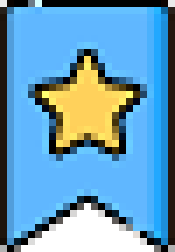
#> input picture UI_Images/bookmark.png, 25 x 36 px, found by its file name (shown 7 times larger)
$ python Render_Button.py
#> lines starting #> are read from the running program, lines starting #| are printed output that depends on the picture
#IMPORT HERE..
import cv2
import numpy as np

#DEFINE CONSTANTS HERE..
FONT = None
BOOKMARK_ICON = None

def render_button(question_num, marked_for_review, bg_color, font_color):
#> called with question_num = 15, marked_for_review = True, bg_color = (128, 0, 128), font_color = (255, 255, 255)
    define_constants()
#> in define_constants, BOOKMARK_ICON is the input picture: shape (36, 25, 3); mean B, G, R 187.7, 156.8, 103.9
    image = np.zeros((83,112,3), dtype = np.uint8)
    for i in range(len(image)):
        for j in range(len(image[i])):
            image[i][j] = np.array(list(bg_color), dtype = int)
    text = "Q." + str(question_num)
    text_size = cv2.getTextSize(text, FONT, 1, 2)[0]
    coordinates = ((image.shape[1] - text_size[0])//2, (image.shape[0] + text_size[1])//2-3)
    image = cv2.putText(img = image, text = text, org =  coordinates, fontFace= FONT, fontScale = 1, color = font_color, thickness = 2, lineType= cv2.LINE_AA)

    if marked_for_review == True:
        for i in range(len(BOOKMARK_ICON)):
            for j in range(len(BOOKMARK_ICON[i])):
                if sum(BOOKMARK_ICON[i][j]) <= 600 :
                    image[i][j+87] = BOOKMARK_ICON[i][j]
#> this loop made 36 passes
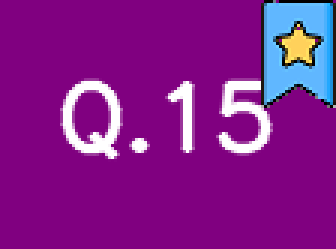
#> image: shape (83, 112, 3) (shown 3 times larger); mean B, G, R 140.3, 28.1, 132.1
    if __name__ == "__main__":
        print(BOOKMARK_ICON.shape)
#| (36, 25, 3)
        print(image.shape)
#| (83, 112, 3)
        cv2.imshow("image", image)
        cv2.waitKey(0)
        cv2.destroyAllWindows()
    image = cv2.resize(image, (0, 0), fx = 0.8, fy = 0.8)
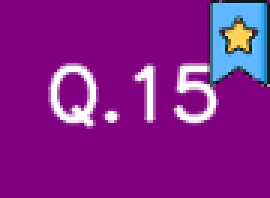
#> image: shape (66, 90, 3) (shown 3 times larger); mean B, G, R 140.1, 28.1, 131.9
    return image

    #cv2.imwrite("UI_Images/button.jpg", image)

def define_constants():
    global FONT, BOOKMARK_ICON
    FONT = cv2.FONT_HERSHEY_SIMPLEX
    BOOKMARK_ICON = cv2.imread(r"UI_Images\bookmark.png")

if __name__ == '__main__':
    render_button(15, True, bg_color = (128, 0, 128), font_color = (255, 255, 255))
